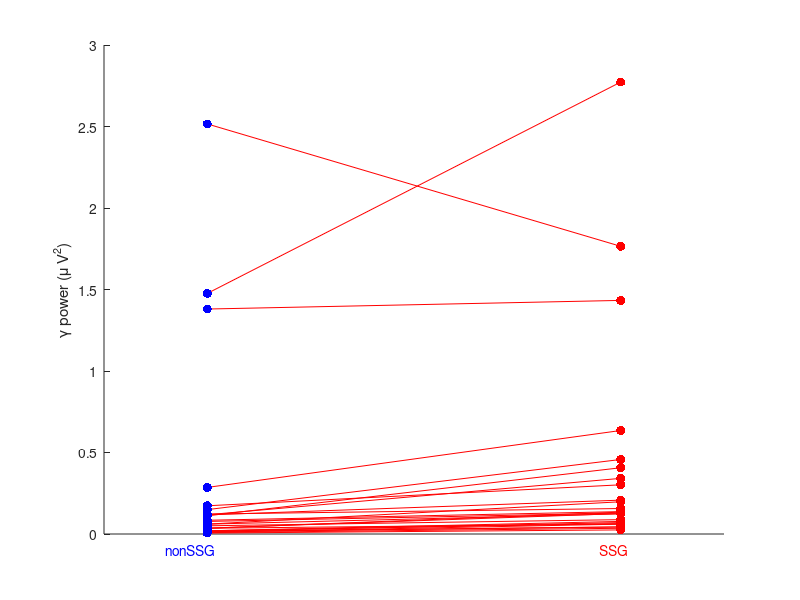

Write MATLAB code to recreate this figure.

    load('Elife_Fig6C_lfp_line_plot.mat', 'nonssg_pgram_pow_arr', 'ssg_pgram_pow_arr');
    
    %% PLOT LINE CHANGE PLOT - yaxis gamma power, xaxis - columns nonSSG and SSG. 

        figure('units', 'normalized', 'outerposition', [1/3, 0, 1/3, 1]);
        
        for jjjj = 1:length(nonssg_pgram_pow_arr)
            line([zeros(length(nonssg_pgram_pow_arr(jjjj)), 1), ones(length(nonssg_pgram_pow_arr(jjjj)), 1)]', [nonssg_pgram_pow_arr(jjjj)', ssg_pgram_pow_arr(jjjj)']', 'color', 'r'); hold on;
            plot(zeros(length(nonssg_pgram_pow_arr(jjjj)), 1), nonssg_pgram_pow_arr(jjjj), 'b.', 'markersize', 20);
            plot(ones(length(ssg_pgram_pow_arr(jjjj)), 1), ssg_pgram_pow_arr(jjjj), 'r.', 'markersize', 20);
%             text(ones(length(ssg_pgram_pow_arr(jjjj)), 1), ssg_pgram_pow_arr(jjjj), ['U-', num2str(units_of_interest_arr(jjjj))]);
            
        end
        xlim([-0.25, 1.25]);
        set(gca, 'XTick', []);
        text(-0.1, -0.1, 'nonSSG', 'color', [0 0 1]);
        text(0.95, -0.1, 'SSG', 'color', [1 0 0]);
        
        ylabel('\gamma power (\mu V^{2})');
        
%         ylim([0 5e-5]);
    
    box 'off'

    % Perform Rank Sum Test - Comparing the SSG and nonSSG gamma power
    [P,H,STATS] = ranksum(ssg_pgram_pow_arr, nonssg_pgram_pow_arr)
    
